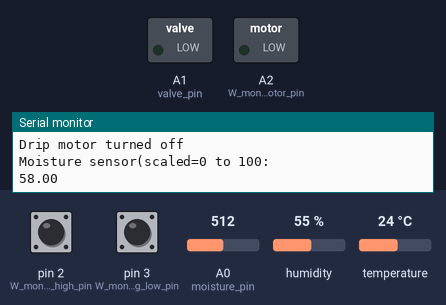
This sketch was run on a simulated Arduino Uno, built with avr-gcc and run on an emulated ATmega328P. On the bench: switched loads named in the sketch (green lamp = pin HIGH), the last lines printed to the serial monitor. Inputs (shaded band) come from the test bench; at power-on: pin 3 (W_monioring_low_pin) HIGH, pin 2 (W_monioring_high_pin) HIGH, A0 (moisture_pin) = 512, humidity 55 %, temperature 24 °C.

Above: at 1.2 s.
1.3 s: pin 3 (W_monioring_low_pin) pulled LOW for 0.15 s
At 1.8 s:
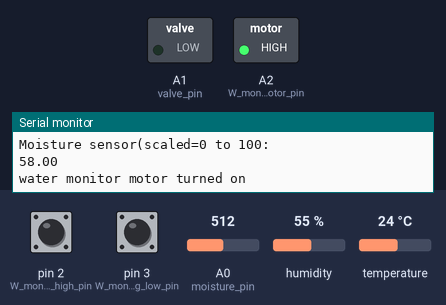
7.0 s: pin 2 (W_monioring_high_pin) pulled LOW for 0.15 s
At 8.0 s:
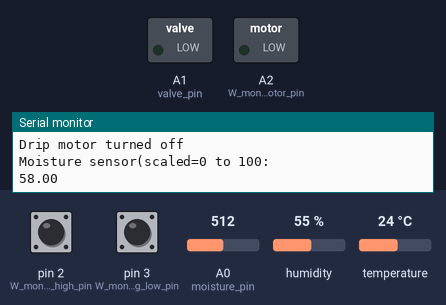
8.6 s: pin 3 (W_monioring_low_pin) pulled LOW for 1 s
At 9.7 s:
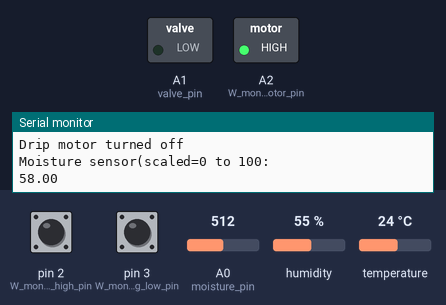
Timing chart, 0 to 11.6 s (numbered marks = the images above; inputs shaded):
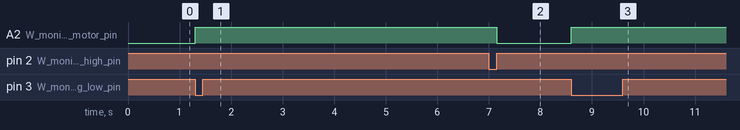

Measured:
- after the input at 1.3 s, A2 (W_monitoring_motor_pin): LOW → HIGH at once
- after the input at 7.0 s, A2 (W_monitoring_motor_pin): HIGH → LOW after 0.15 s
- after the input at 8.6 s, A2 (W_monitoring_motor_pin): LOW → HIGH at once

The sketch:

KISSAN.ino
```cpp
#include <DHT.h>
#define DHTPIN 6
#define DHTTYPE DHT11
DHT dht(DHTPIN, DHTTYPE);
int moisture_pin = A0;
int W_monitoring_motor_pin = A2;
int valve_pin = A1;
int W_monioring_high_pin = 2;
int W_monioring_low_pin = 3;


float moisture();
void ValveOn();
void ValveOff();
void W_ValveOn();
void W_ValveOff();
float DHT_seonsor();

void setup()
{
  pinMode(moisture_pin,INPUT);
  pinMode(W_monitoring_motor_pin,OUTPUT);
  pinMode(valve_pin,OUTPUT);
  pinMode(W_monioring_low_pin, INPUT_PULLUP);
  dht.begin();
  attachInterrupt(digitalPinToInterrupt(W_monioring_low_pin), W_ValveOn, FALLING);
  pinMode(W_monioring_high_pin, INPUT_PULLUP);
  attachInterrupt(digitalPinToInterrupt(W_monioring_high_pin), W_ValveOff, RISING);
  Serial.begin(9600);
}

void loop()
{
  float moist_value = moisture();
  float DHT_value = DHT_seonsor();
  if(moist_value<= 30 )
  {
    ValveOn();
  }
  else
  {
    ValveOff();
  }
}

void ValveOn()
{
  analogWrite(valve_pin,50);
  Serial.println("Drip motor turned on");
}

void ValveOff()
{
  analogWrite(valve_pin,0);
  Serial.println("Drip motor turned off");
}

float moisture()
{
   float output_value=0;
   for(int i=1;i<=100;i++)
   {
    output_value+=analogRead(moisture_pin);
   }
   output_value = map(output_value/100,1025,150,0,100);
   Serial.println("Moisture sensor(scaled=0 to 100:");
   Serial.println(output_value);
   return(output_value);
}

void W_ValveOn()
{
  analogWrite(W_monitoring_motor_pin,150);
  Serial.println("water monitor motor turned on");
}


void W_ValveOff()
{
  analogWrite(W_monitoring_motor_pin,0);
  Serial.println("water monitor motor turned off");
}

float DHT_seonsor()
{
  delay (1000);
  float h=dht.readHumidity();
  float t=dht.readTemperature();
  float f=dht.readTemperature(true);
  if (isnan(h) || isnan(t) || isnan(f)) {
    Serial.println(F("Failed to read from DHT sensor!"));
    return 0;
  }
  float hif = dht.computeHeatIndex(f, h);
  float hic = dht.computeHeatIndex(t, h, false);


      //display dht data:
  Serial.print(F("Humidity: "));
  Serial.print(h);
  Serial.print(F("%  Temperature: "));
  Serial.print(t);
  Serial.print(F("°C "));
  Serial.print(f);
  Serial.print(F("°F  Heat index: "));
  Serial.print(hic);
  Serial.print(F("°C "));
  Serial.print(hif);
  Serial.println(F("°F"));

  return hic;
}
```
